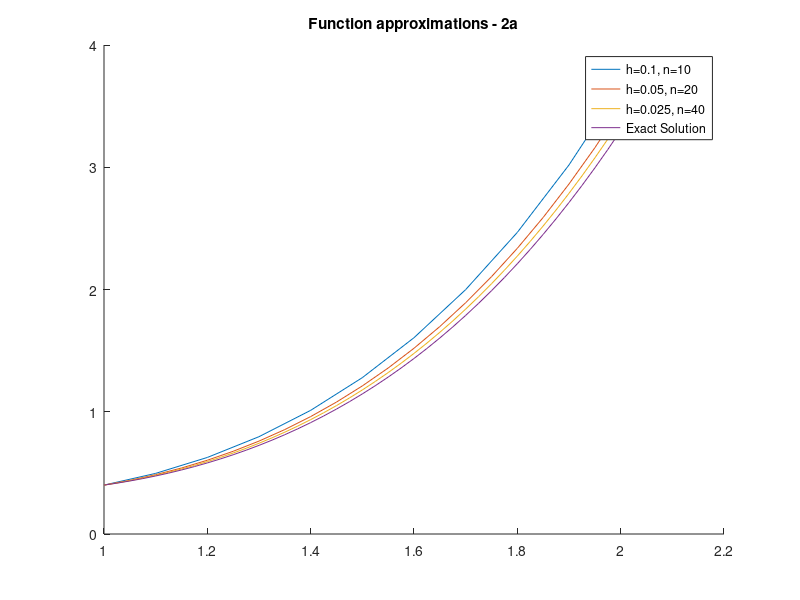
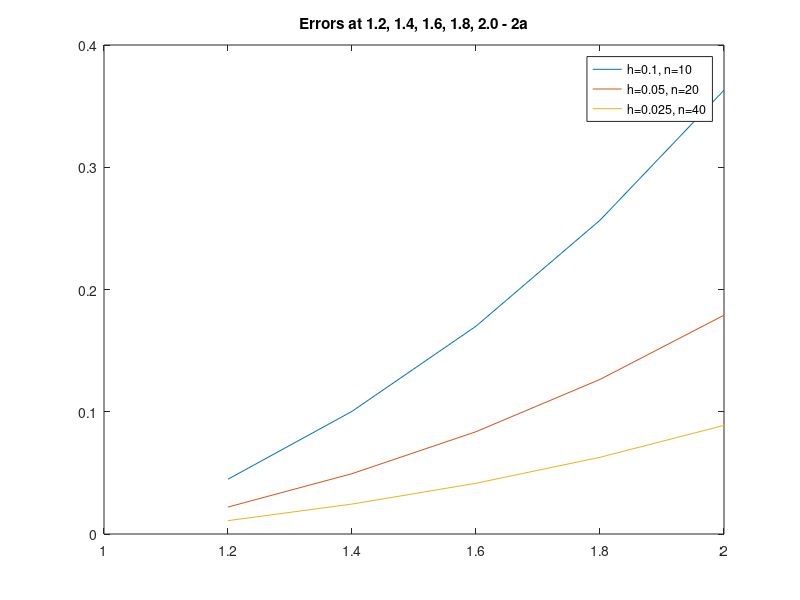

These figures' MATLAB source, in order:
fun = @(t,y) t.^3 - y./t;
ysoln = @(t) t.^4./5 + 1./(5.*t);
y_init = 2./5;

s=3;
hs=[0.1 0.05 0.025];
n_maxs=[10 20 40];
A = [1./2 0; -1 2];
b = [1./6 2./3 1./6];
c = [0 1./2 1];
yn0 = y_init;
k_hist = fun(1, yn0);
tn=1;
tn_history = tn;
yn_history = yn0;
critical_errors = [];
figure;
hold on;

for iter_num=1:3
    h = hs(iter_num);
    n_max = n_maxs(iter_num);
    errors_temp = [];
    yn0 = y_init;
    k_hist = fun(1, yn0);
    tn=1;
    tn_history = tn;
    yn_history = yn0;
    for n=1:n_max
        tn=tn+h;
        k_hist = fun(tn,yn0);
        for i=1:s-1
            yni = yn0 + h.*sum(A(i,1:i).*k_hist(1:i));
            k_hist = [k_hist fun(tn+h.*c(i), yni)];
        end
        yn0 = yn0 + h.*sum(b.*k_hist);
        tn_history = [tn_history tn];
        yn_history = [yn_history yn0];
        if abs(tn-1.2)<=0.0001 || abs(tn-1.4)<=0.0001 || abs(tn-1.6)<=0.0001 || abs(tn-1.8)<=0.0001 || abs(tn-2)<=0.0001
            errors_temp = [errors_temp abs(yn0-ysoln(tn))];
        end
    end
    critical_errors = [critical_errors; errors_temp];
    plot(tn_history, yn_history);
    hold on;
end

yn_exact = ysoln(tn_history);
plot(tn_history, yn_exact);
legend("h=0.1, n=10","h=0.05, n=20","h=0.025, n=40", "Exact Solution");
title("Function approximations - 2a");
hold off;

figure;
plot([1.2 1.4 1.6 1.8 2], critical_errors(1,:));
hold on;
plot([1.2 1.4 1.6 1.8 2], critical_errors(2,:));
plot([1.2 1.4 1.6 1.8 2], critical_errors(3,:));
legend("h=0.1, n=10","h=0.05, n=20","h=0.025, n=40");
title("Errors at 1.2, 1.4, 1.6, 1.8, 2.0 - 2a");
